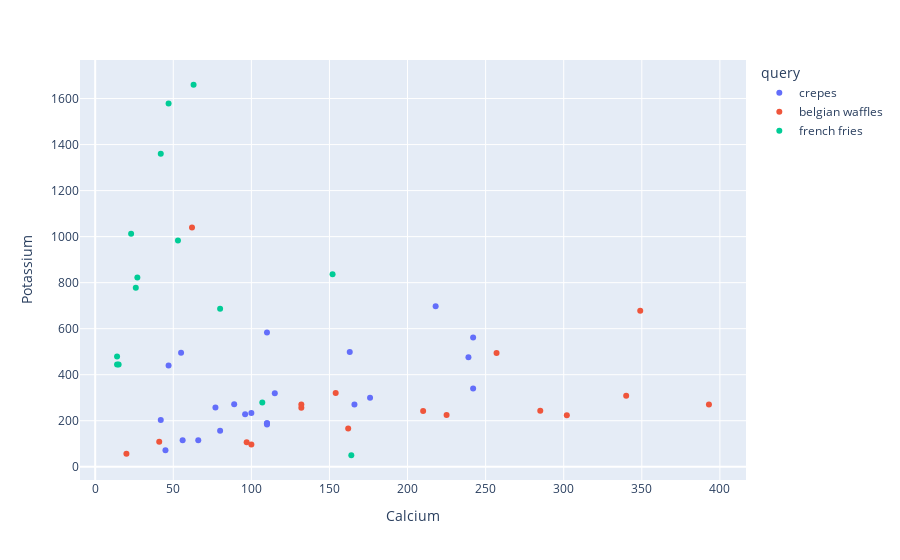

Notebook source saved alongside this figure:
### Code cell
import plotly.express as px

px.scatter(data_frame=big_df_recipe, x='Calcium', y='Potassium', color='query', hover_data=['name'])

### Figure 1 — Plotly figure (JSON) as saved in the notebook; plotly's stock layout.template omitted (floating-point values rounded to 4 significant figures)
{"data": [{"customdata": [["Creamy Strawberry Crepes"], ["Vanilla Crepes"], ["Banana Crepes"], ["Egg-White Crepes"], ["Claire's Yummy Crepes"], ["Crepes with Spinach, Bacon and Mushroom Filling"], ["Dessert Crepes"], ["Strawberry Crepes"], ["Breakfast Crepes"], ["Chocolate Hazelnut Fruit Crepes"], ["Chocolate Crepes"], ["State Fair Crepes"], ["Yummy Apple Cinnamon Crepes"], ["Shrimp and Scallop Crepes"], ["Czech Crepes"], ["Basic Crêpes"], ["Chicken and Mushroom Crepes"], ["Easy Chicken-Stuffed Crepes"], ["Pumpkin Crepes with Fontina Cheese Sauce"], ["Cajun Shrimp Crepes"], ["Chicken Street Crepes"], ["Healthier Basic Crepes"], ["Melt in Your Mouth Crepes"]], "hovertemplate": "query=crepes<br>Calcium=%{x}<br>Potassium=%{y}<br>name=%{customdata[0]}<extra></extra>", "legendgroup": "crepes", "marker": {"color": "#636efa", "symbol": "circle"}, "mode": "markers", "name": "crepes", "orientation": "v", "showlegend": true, "type": "scatter", "x": [115.0, 45.0, 110.0, 89.0, 110.0, 218.0, 66.0, 42.0, 110.0, 55.0, 110.0, 47.0, 100.0, 239.0, 80.0, 56.0, 242.0, 176.0, 242.0, 163.0, 96.0, 77.0, 166.0], "xaxis": "x", "y": [319.0, 72.0, 583.0, 272.0, 189.0, 698.0, 115.0, 203.0, 189.0, 495.0, 184.0, 440.0, 234.0, 476.0, 156.0, 115.0, 562.0, 300.0, 340.0, 499.0, 228.0, 257.0, 270.0], "yaxis": "y"}, {"customdata": [["Cinnamon Belgian Waffles"], ["Liège Belgian Waffles with Pearl Sugar"], ["Belgian Waffles"], ["Emma's Belgian Waffles"], ["Bananas Foster Belgian Waffles"], ["Eggnog-Raspberry Belgian Waffles"], ["Fluffy Belgian Waffles"], ["Chocolate Chip Belgian Waffles"], ["Classic Belgian Waffles"], ["Red Velvet Belgian Waffles"], ["Hash Brown Waffles"], ["Swedish Crisp Waffles (Frasvafflor)"], ["Rich Danish Waffles"], ["Chicken and Waffles Casserole"], ["Steve's Overnight Waffles"], ["Best Vegan Chocolate Oatmeal Waffles"], ["Spiced Chocolate Waffle Cookies"]], "hovertemplate": "query=belgian waffles<br>Calcium=%{x}<br>Potassium=%{y}<br>name=%{customdata[0]}<extra></extra>", "legendgroup": "belgian waffles", "marker": {"color": "#EF553B", "symbol": "circle"}, "mode": "markers", "name": "belgian waffles", "orientation": "v", "showlegend": true, "type": "scatter", "x": [225.0, 41.0, 132.0, 302.0, 349.0, 210.0, 393.0, 285.0, 100.0, 340.0, 62.0, 97.0, 162.0, 257.0, 132.0, 154.0, 20.0], "xaxis": "x", "y": [225.0, 109.0, 256.0, 224.0, 678.0, 242.0, 271.0, 243.0, 97.0, 309.0, 1040.0, 106.0, 166.0, 494.0, 270.0, 321.0, 56.0], "yaxis": "y"}, {"customdata": [["Chef John's French Fries (How to Make)"], ["Air Fryer French Fries"], ["Homemade Crispy Seasoned French Fries"], ["Best Baked French Fries"], ["Baked French Fries"], ["French Fries all'Assassina (Assassin’s French Fries)"], ["Baked French Fries II"], ["Cajun Baked French Fries"], ["Spicy Chili French Fries"], ["Blue Cheese French Fries"], ["Air Fryer Frozen French Fries"], ["Yuca French Fries"], ["French Fries in the Air Fryer"], ["Mojo French Fries"], ["French Fried Potatoes"], ["Best Green Bean Casserole"]], "hovertemplate": "query=french fries<br>Calcium=%{x}<br>Potassium=%{y}<br>name=%{customdata[0]}<extra></extra>", "legendgroup": "french fries", "marker": {"color": "#00cc96", "symbol": "circle"}, "mode": "markers", "name": "french fries", "orientation": "v", "showlegend": true, "type": "scatter", "x": [27.0, 14.0, 15.0, 42.0, 23.0, 152.0, 80.0, 47.0, 63.0, 107.0, NaN, 142.0, 14.0, 53.0, 26.0, 164.0], "xaxis": "x", "y": [822.0, 479.0, 444.0, 1360.0, 1012.0, 837.0, 687.0, 1578.0, 1660.0, 279.0, 457.0, NaN, 444.0, 983.0, 778.0, 50.0], "yaxis": "y"}], "layout": {"legend": {"title": {"text": "query"}, "tracegroupgap": 0}, "margin": {"t": 60}, "xaxis": {"anchor": "y", "domain": [0, 1], "title": {"text": "Calcium"}}, "yaxis": {"anchor": "x", "domain": [0, 1], "title": {"text": "Potassium"}}}}
